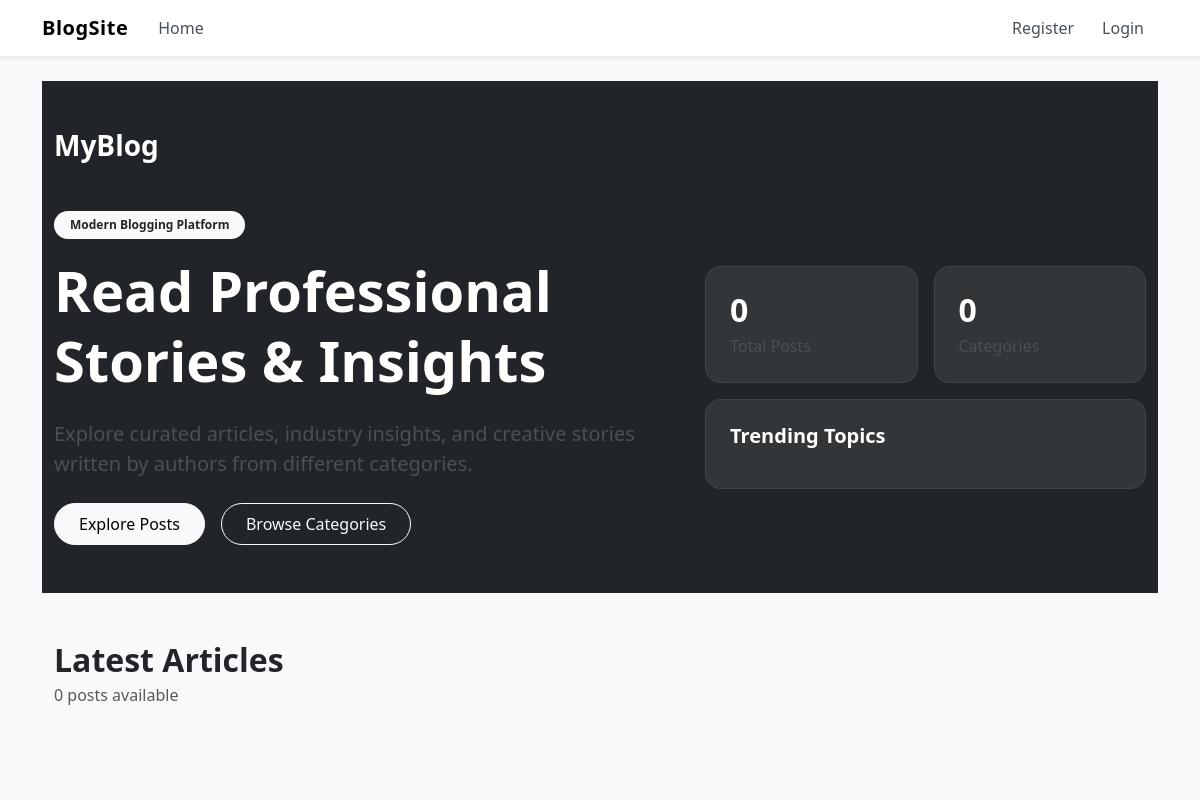
Before: / with the older database file.
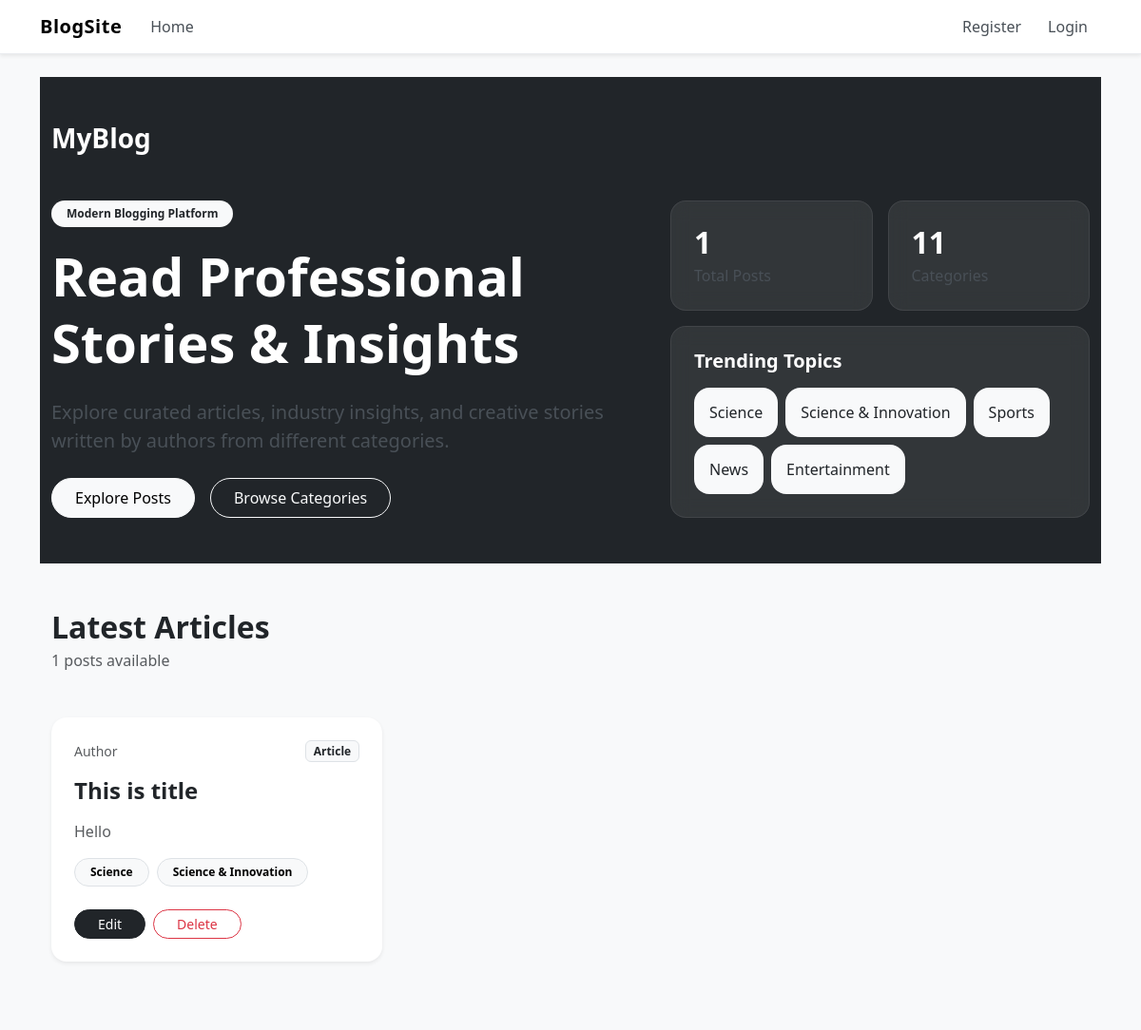
After: the same page with the newer database file.
### categories/models.py (models this page shows, shortened)
class Category(models.Model):
    name = models.CharField(max_length=100)
    slug = models.SlugField(unique=True, max_length=100, null=True, blank=True)

### posts/models.py (models this page shows, shortened)
class Post(models.Model):
    title = models.CharField(max_length=200)
    content = models.TextField()
    author = models.ForeignKey(User, on_delete=models.CASCADE)
    category = models.ManyToManyField(Category)

### simple_blog_python_django/views.py (the view)
# urls.py: path("", views.homepage, name="homepage"),
def homepage(request, category_slug = None):
    data = Post.objects.all()
    if category_slug:
        category = Category.objects.get(slug=category_slug)
        data = Post.objects.filter(category=category)
    categories = Category.objects.all()
    return render(request, 'homepage.html', {'data': data, 'categories': categories})

### templates/homepage.html (shortened to what this page needs)
{% extends 'base.html' %} {% block content %}
<div class="container-fluid p-0">
  <section class="bg-dark text-white position-relative overflow-hidden">
    <div class="container py-5">
      <div class="d-flex justify-content-between align-items-center mb-5">
        <div>
          <h3 class="fw-bold mb-0">MyBlog</h3>
        </div>
      </div>
      <div class="row align-items-center gy-5">
        <div class="col-lg-7">
          <span class="badge bg-light text-dark px-3 py-2 rounded-pill mb-3">
            Modern Blogging Platform
          </span>
          <h1 class="display-4 fw-bold lh-sm mb-4">
            Read Professional <br />
            Stories & Insights
          </h1>
          <p class="text-light-emphasis fs-5 mb-4" style="max-width: 650px">
            Explore curated articles, industry insights, and creative stories
            written by authors from different categories.
          </p>
          <div class="d-flex flex-wrap gap-3">
            <a href="#posts" class="btn btn-light px-4 py-2 rounded-pill">
              Explore Posts
            </a>
            <button
              class="btn btn-outline-light px-4 py-2 rounded-pill d-none d-lg-block"
              data-bs-toggle="offcanvas"
              data-bs-target="#sidebarMenu"
            >
              Browse Categories
            </button>
          </div>
        </div>
        <div class="col-lg-5">
          <div class="row g-3">
            <div class="col-6">
              <div class="glass-card p-4 rounded-4">
                <h2 class="fw-bold mb-1">{{ data|length }}</h2>
                <p class="mb-0 text-light-emphasis">Total Posts</p>
              </div>
            </div>
            <div class="col-6">
              <div class="glass-card p-4 rounded-4">
                <h2 class="fw-bold mb-1">{{ categories|length }}</h2>
                <p class="mb-0 text-light-emphasis">Categories</p>
              </div>
            </div>
            <div class="col-12">
              <div class="glass-card p-4 rounded-4">
                <h5 class="fw-semibold mb-2">Trending Topics</h5>
                <div class="d-flex flex-wrap gap-2 mt-3">
                  {% for cat in categories|slice:":5" %}
                  <a
                    href="{% url 'category_posts' cat.slug %}"
                    class="sidebar-link d-flex justify-content-between align-items-center text-decoration-none"
                  >
                    <span>{{ cat.name }}</span>
                  </a>
                  {% endfor %}
                </div>
              </div>
            </div>
          </div>
        </div>
      </div>
    </div>
  </section>
  <section id="posts" class="py-5 bg-light">
    <div class="container">
      <div class="d-flex justify-content-between align-items-center mb-5">
        <div>
          <h2 class="fw-bold mb-1">Latest Articles</h2>
          <p class="text-muted mb-0">{{ data|length }} posts available</p>
        </div>
      </div>
      <div class="row g-4">
        {% for post in data %}
        <div class="col-12 col-md-6 col-xl-4">
          <div class="card border-0 shadow-sm rounded-4 h-100 post-card">
            <div class="card-body p-4 d-flex flex-column">
              <div
                class="d-flex align-items-center justify-content-between mb-3"
              >
                <div>
                  <small class="text-muted d-block"> Author </small>
                </div>
                <span class="badge bg-light text-dark border"> Article </span>
              </div>
              <h4 class="fw-bold mb-3">{{ post.title }}</h4>
              <p class="text-muted flex-grow-1">
                {{ post.content|truncatewords:25 }}
              </p>
              <div class="d-flex flex-wrap gap-2 mb-4">
                {% for cat in post.category.all %}
                <span class="badge text-bg-light border rounded-pill px-3 py-2">
                  {{ cat.name }}
                </span>
                {% endfor %}
              </div>
              <div class="d-flex gap-2 mt-auto">
                <a
                  href="{% url 'edit_post' id=post.id %}"
                  class="btn btn-dark btn-sm rounded-pill px-4"
                >
                  Edit
                </a>
                <a
                  href="{% url 'delete_post' id=post.id %}"
                  class="btn btn-outline-danger btn-sm rounded-pill px-4"
                >
                  Delete
                </a>
              </div>
            </div>
          </div>
        </div>
        {% endfor %}
      </div>
    </div>
  </section>
</div>
{% endblock %}

### templates/base.html (shortened to what this page needs)
<!doctype html>
<html lang="en">
<head>
  <link href="https://cdn.jsdelivr.net/npm/bootstrap@5.3.8/dist/css/bootstrap.min.css" rel="stylesheet"
 />
</head>
<body>
  <nav class="navbar navbar-expand-lg shadow-sm sticky-top">
    <div class="container">
      <a class="navbar-brand" href="#">
        BlogSite
      </a>
      <div class="collapse navbar-collapse" id="navbarSupportedContent">
        <ul class="navbar-nav me-auto mb-2 mb-lg-0">
          <li class="nav-item">
            <a class="nav-link active" aria-current="page" href="{% url 'homepage' %}">
              Home
            </a>
          </li>
        </ul>
        <ul class="navbar-nav">
          {% if user.is_authenticated %}
          <li class="nav-item">
            <a class="nav-link" href="{% url 'profile' %}">
              Profile
            </a>
          </li>
          <li class="nav-item">
            <a class="nav-link" href="{% url 'logout' %}">
              Logout
            </a>
          </li>
          {% else %}
          <li class="nav-item">
            <a class="nav-link" href="{% url 'register' %}">
              Register
            </a>
          </li>
          <li class="nav-item">
            <a class="nav-link" href="{% url 'login' %}">
              Login
            </a>
          </li>
          {% endif %}
        </ul>
      </div>
    </div>
  </nav>
  <main class="main-content container py-4">
    {% block content %}
    {% endblock %}
  </main>
</body>
</html>

### templates/base.html (style rules this page uses)
body { background-color: #f8f9fa; color: #212529; }
.navbar { background-color: #ffffff; border-bottom: 1px solid #e9ecef; }
.navbar-brand { font-weight: 700; letter-spacing: 0.5px; }
.nav-link { position: relative; color: #495057 !important; font-weight: 500; margin: 0 6px; transition: all 0.25s ease; }
.nav-link::after { content: ""; position: absolute; left: 0; bottom: -2px; width: 0%; height: 2px; background-color: #212529; transition: width 0.3s ease; }
.main-content { min-height: 90vh; }

### templates/homepage.html (style rules this page uses)
body { background-color: #f8f9fa; }
.glass-card { background: rgba(255, 255, 255, 0.08); border: 1px solid rgba(255, 255, 255, 0.08); backdrop-filter: blur(10px); }
.post-card { transition: 0.3s ease; }
.sidebar-link { padding: 14px 16px; border-radius: 16px; background: #f8f9fa; color: #212529; transition: 0.3s ease; font-weight: 500; }
.btn { transition: 0.2s ease; }

Changed rows visible on the page:
added Category: name "Science"
added Category: name "Science & Innovation"
added Category: name "Sports", shown under "Trending Topics"
added Category: name "News", shown under "Trending Topics"
added Category: name "Entertainment", shown under "Trending Topics"
added Post: title "This is title", content "Hello"
Other visible differences:
{{ data|length }}: "0" → "1"
{{ categories|length }}: "0" → "11"
